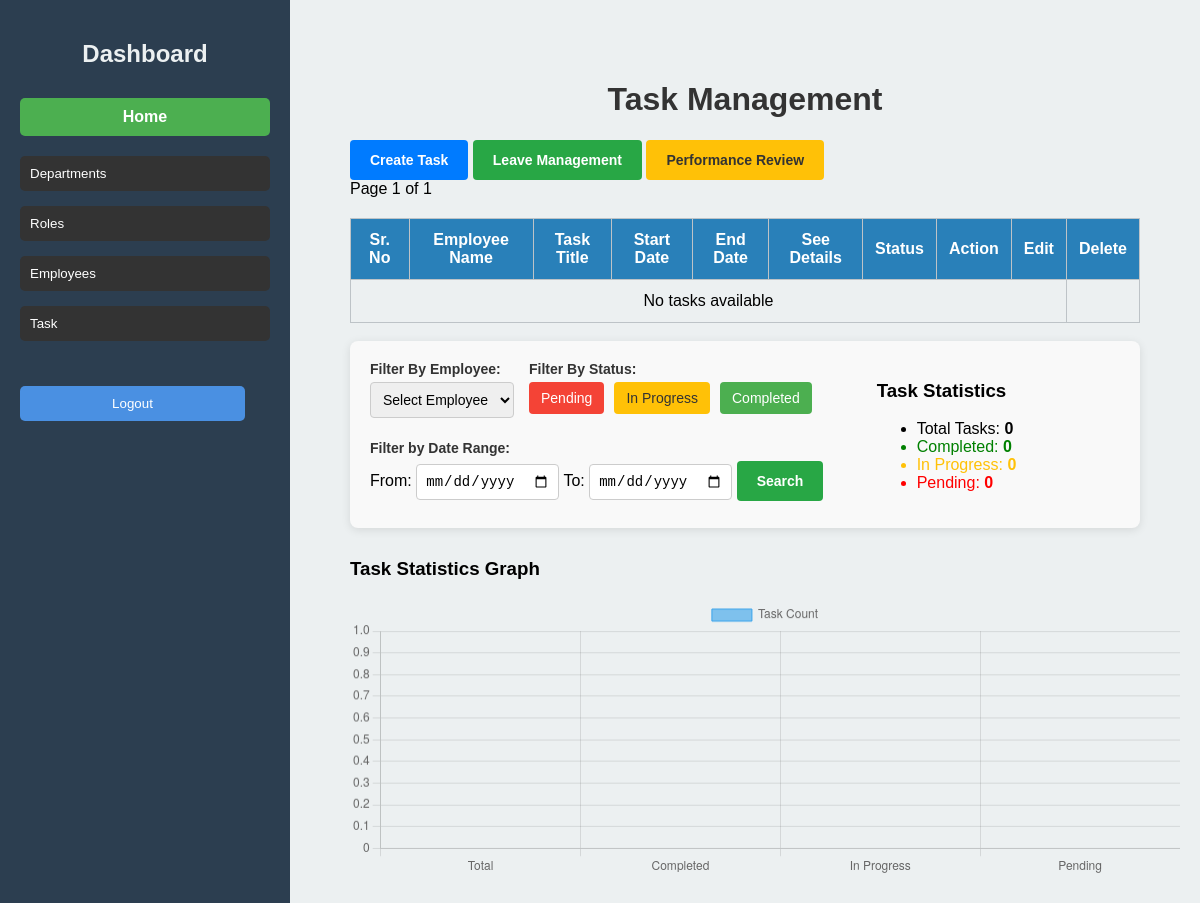
Page /viewtasks/ (signed in) on the earlier database version.
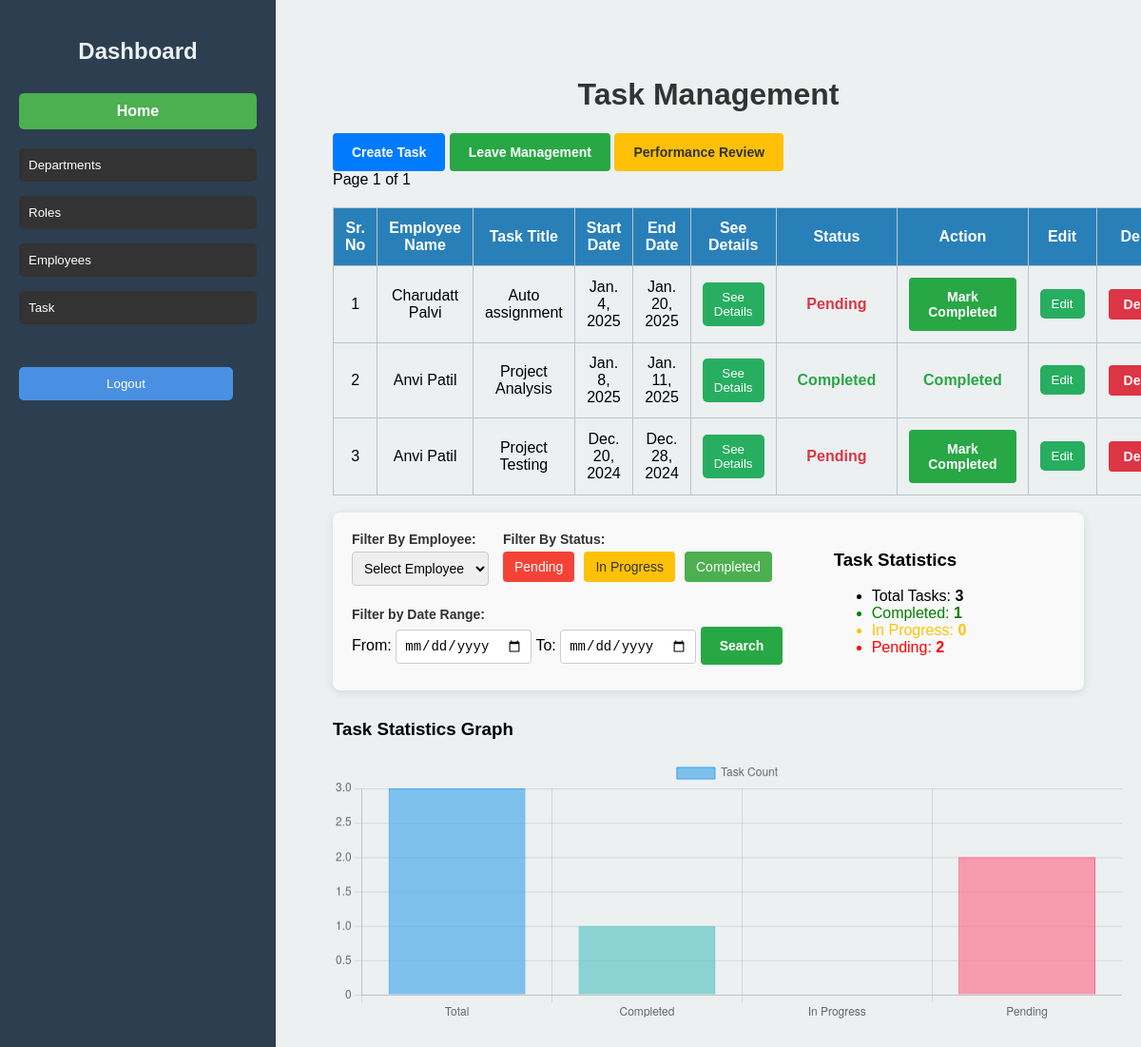
Same page on the later database version.
### deptapp/models.py (models this page shows, shortened)
class Task(models.Model):
    task_id = models.AutoField(primary_key=True)
    title = models.CharField(max_length=200)
    description = models.TextField()
    priority = models.CharField(max_length=10, choices=[('High', 'High'), ('Medium', 'Medium'), ('Low', 'Low')])
    task_type = models.CharField(max_length=20, choices=[('Individual', 'Individual'), ('Team', 'Team')])
    assigned_to = models.ForeignKey(Users, on_delete=models.CASCADE, related_name='tasks')
    created_by = models.ForeignKey(Users, on_delete=models.CASCADE, related_name='created_tasks')
    start_date = models.DateField()
    end_date = models.DateField()
    status = models.CharField(max_length=20, choices=[('Pending', 'Pending'), ('In Progress', 'In Progress'), ('Completed', 'Completed')], default='Pending')
    created_at = models.DateTimeField(auto_now_add=True)
    updated_at = models.DateTimeField(auto_now=True)

class Users(AbstractBaseUser, PermissionsMixin):
    first_name = models.CharField(max_length=50)
    last_name = models.CharField(max_length=50)
    email = models.EmailField(unique=True)
    mobile = models.CharField(max_length=10)
    role = models.ForeignKey('Roles', on_delete=models.SET_NULL, null=True)
    department = models.ForeignKey('Depart', on_delete=models.SET_NULL, null=True)
    reporting_manager = models.ForeignKey('self', on_delete=models.SET_NULL, null=True, blank=True)
    date_of_joining = models.DateField(auto_now_add=True)
    username = models.CharField(unique=True, max_length=100)
    password = models.CharField(max_length=255)
    created_at = models.DateTimeField(auto_now_add=True)
    updated_at = models.DateTimeField(auto_now=True)
    is_active = models.BooleanField(default=True)
    is_staff = models.BooleanField(default=False)
    objects = UserManager()
    USERNAME_FIELD = 'username'
    REQUIRED_FIELDS = ['email']

### deptapp/views.py (the view, shortened to what this page needs)
# urls.py: path('viewtasks/', views.view_tasks, name='viewtasks'),
def view_tasks(request):
    if not request.user.is_authenticated:
        return redirect('login')  # Redirect to the login page (adjust URL name as needed)
    tasks = Task.objects.filter(assigned_to__reporting_manager=request.user)
    employee_id = request.GET.get('employee_filter')
    if employee_id and employee_id != "all":
        tasks = tasks.filter(assigned_to_id=employee_id)
    status = request.GET.get('status', '').strip()
    start_date = request.GET.get('start_date')
    end_date = request.GET.get('end_date')
    completed_count = tasks.filter(status='Completed').count()
    in_progress_count = tasks.filter(status='In Progress').count()
    pending_count = tasks.filter(status='Pending').count()
    paginator = Paginator(tasks, 10)  # Show 10 tasks per page
    page_number = request.GET.get('page')
    tasks_page = paginator.get_page(page_number)
    employees = Users.objects.filter(tasks__isnull=False).values('id', 'first_name', 'last_name').distinct()
    context = {
        'tasks': tasks,
        'completed_count': completed_count,
        'in_progress_count': in_progress_count,
        'pending_count': pending_count,
        'employees': employees,
        'tasks_page': tasks_page
    }
    return render(request, 'view_tasks.html', context)

### templates/view_tasks.html (shortened to what the changed rows need)
{% extends 'base.html' %}
{% block content %}
<div class="content-container">
    <h1>Task Management</h1>
    <table class="task-table">
        <thead>
            <tr>
                <th>Sr. No</th>
                <th>Employee Name</th>
                <th>Task Title</th>
                <th>Start Date</th>
                <th>End Date</th>
                <th>See Details</th>
                <th>Status</th>
                <th>Action</th>
                <th>Edit</th>
                <th>Delete</th>
            </tr>
        </thead>
        <tbody>
            {% for task in tasks %}
            <tr>
                <td>{{ forloop.counter }}</td>
                <td>{{ task.assigned_to.first_name }} {{ task.assigned_to.last_name }}</td>
                <td>{{ task.title }}</td>
                <td>{{ task.start_date }}</td>
                <td>{{ task.end_date }}</td>
                <td>
                    <button><a href="{% url 'task_details' task.task_id %}" class="see-more-btn">See Details</a>
                    </button>
                </td>
                <td>
                    <span class="status {{ task.status|lower }}">{{ task.get_status_display }}</span>
                </td>
                <td>
                    {% if task.task_id and task.status != "Completed" %}
                    <form action="{% url 'mark_completed' task.task_id %}" method="post" style="display: inline;">
                        <button type="submit" class="action-btn">Mark Completed</button>
                    </form>
                    {% else %}
                    <span class="status completed">Completed</span>
                    {% endif %}
                </td>
                <td>
                    <button class="edit-btn"><a href="{% url 'edit_task' task.task_id %}">Edit</a></button>
                </td>
                <td>
                    <form action="{% url 'delete_task' task.task_id %}" method="post" style="display: inline;">
                        <button type="submit" class="delete-btn" onclick="return confirm('Are you sure you want to delete this task?');">Delete</button>
                    </form>
                </td>
            </tr>
            {% empty %}
            <tr>
                <td colspan="9">No tasks available</td>
            </tr>
            {% endfor %}
        </tbody>
    </table>
    <br>
    <div class="filters-statistics-container">
        <div class="task-statistics">
            <ul class="statistics-list">
                <li>Total Tasks: <strong>{{ tasks.count }}</strong></li>
                <li style="color: green;">Completed: <strong>{{ completed_count }}</strong></li>
                <li style="color: red;">Pending: <strong>{{ pending_count }}</strong></li>
            </ul>
        </div>
    </div>
    <div class="graph-container" style="margin-top: 30px;">
        <h3>Task Statistics Graph</h3>
        <canvas id="taskStatisticsChart" width="30" height="10"></canvas>
    </div>
</div>
<script>
    // Bar Chart for Task Statistics
    const ctx = document.getElementById('taskStatisticsChart').getContext('2d');
    const taskStatisticsChart = new Chart(ctx, {
        type: 'bar',
        data: {
            labels: ['Total', 'Completed', 'In Progress', 'Pending'],
            datasets: [{
                label: 'Task Count',
                data: [{{ tasks.count }}, {{ completed_count }}, {{ in_progress_count }}, {{ pending_count }}],
                backgroundColor: [
                    'rgba(54, 162, 235, 0.6)', // Total
                    'rgba(75, 192, 192, 0.6)', // Completed
                    'rgba(255, 205, 86, 0.6)', // In Progress
                    'rgba(255, 99, 132, 0.6)'  // Pending
                ],
                borderColor: [
                    'rgba(54, 162, 235, 1)',
                    'rgba(75, 192, 192, 1)',
                    'rgba(255, 205, 86, 1)',
                    'rgba(255, 99, 132, 1)'
                ],
                borderWidth: 1
            }]
        },
        options: {
            scales: {
                y: {
                    beginAtZero: true
                }
            }
        }
    });
    function filterTasksByEmployee(employeeId) {
        const url = new URL(window.location.href);
        url.searchParams.set('employee_filter', employeeId);
        window.location.href = url.href;
    }
</script>
{% endblock %}

Differences in the rows shown:
added Task: assigned_to.first_name "Charudatt", assigned_to.last_name "Palvi", title "Auto assignment", start_date "Jan. 4, 2025", end_date "Jan. 20, 2025", status "Pending", shows "Mark Completed"
added Task: assigned_to.first_name "Anvi", assigned_to.last_name "Patil", title "Project Analysis", start_date "Jan. 8, 2025", end_date "Jan. 11, 2025", status "Completed"
added Task: assigned_to.first_name "Anvi", assigned_to.last_name "Patil", title "Project Testing", start_date "Dec. 20, 2024", end_date "Dec. 28, 2024", status "Pending", shows "Mark Completed"
Other differences:
{{ tasks.count }}: "0" → "3"
{{ completed_count }}: "0" → "1"
{{ pending_count }}: "0" → "2"
chart data {{ tasks.count }}: 0 → 3
chart data {{ completed_count }}: 0 → 1
chart data {{ pending_count }}: 0 → 2
text no longer shown: "No tasks available"
